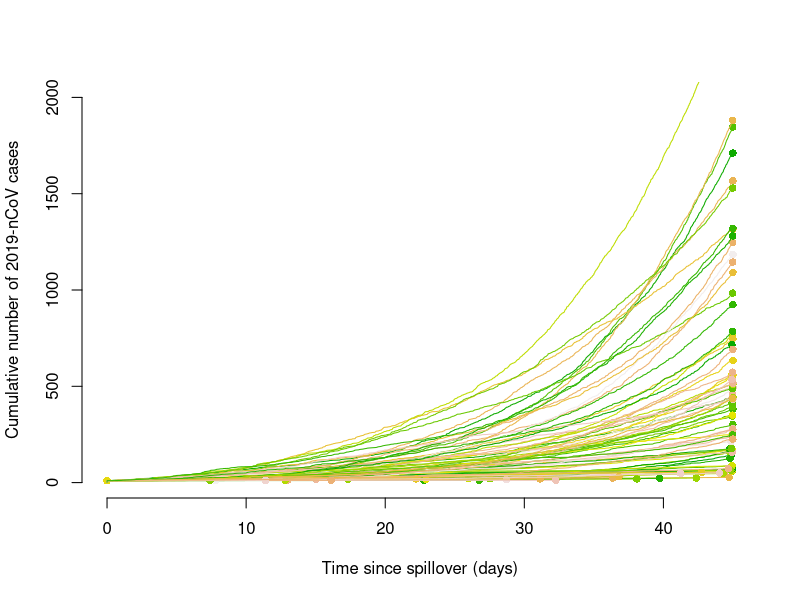

Reproduce this figure in R.
# Simulating 2019-nCoV epidemics
# Christian L. Althaus, 21 January 2019

# Set seed
set.seed(65135)

# Initialize simulation
runs <- 1e2
seed <- 10
R0 <- 1.88
dispersion <- 0.12
generation_time <- 10
gamma_shape <- 2

max_time <- 45
max_cases <- 2e3

# Initialize plot
plot(NA,
	 xlim = c(0, 45), ylim = c(0, max_cases),
	 xlab = "Time since spillover (days)", ylab = "Cumulative number of 2019-nCoV cases",
	 frame = FALSE)

# Set color scheme for different trajectories
cols <- sample(terrain.colors(runs))

# Simulate outbreak trajectories
for(i in 1:runs) {
    cases <- seed
	t <- rep(0, seed)
	t.new <- t
	times <- t
	while(cases > 0) {
		secondary <- rnbinom(cases, size = dispersion, mu = R0)
        t.new <- numeric()
		for(j in 1:length(secondary)) {
			t.new <- c(t.new, t[j] + rgamma(secondary[j], shape = gamma_shape, rate = gamma_shape/generation_time))
		}
        t.new <- t.new[t.new < max_time]
		cases <- length(t.new)
		t <- t.new
		times <- c(times, t.new)
	}
	lines(sort(times), 1:length(times), col = cols[i], lwd = 1)
	points(max(times), length(times), col = cols[i], pch = 16)
}
